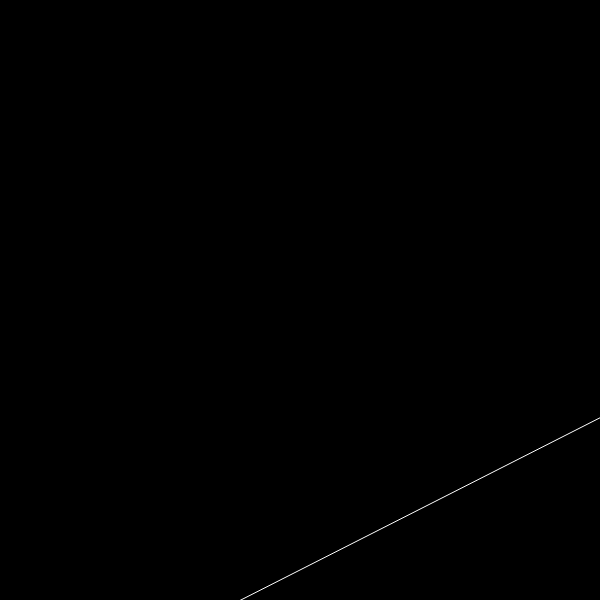
Frame 1 (no input)
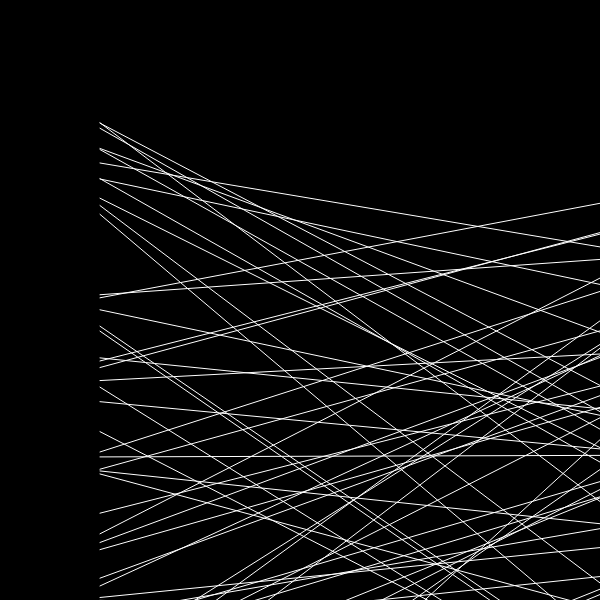
Frame 60 (no input)
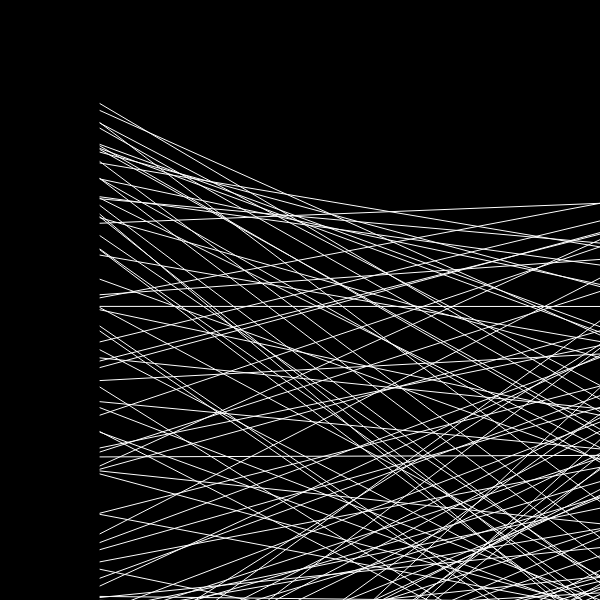
Frame 120 (the mouse pressed at the canvas centre since frame 60)

The p5.js sketch that drew these frames (run headless with seeded random() and noise() and a simulated clock; from frame 60 on, the mouse is pressed at the canvas centre):

// p5.js sketch
// ── sketch.js
"use strict";
p5.disableFriendlyErrors = true;



function setup() {
  createCanvas(windowWidth/2, windowWidth/2);
  background(0);
  frameRate(120);
  noFill();
  stroke(255);
  strokeWeight(1);
}

function draw() {
  var countVal = frameCount % 500;
  var w = windowWidth;
  var h = windowHeight;
  if (countVal <= 250) {
    stroke(255);
    line(100, random(800)+100, 900, random(800)+100);
  } else {
    stroke(0);
    line(random(800)+100, 100, random(800)+100, 900);
  }
}

function windowResized() {
  resizeCanvas(windowWidth/2, windowWidth/2);
}
